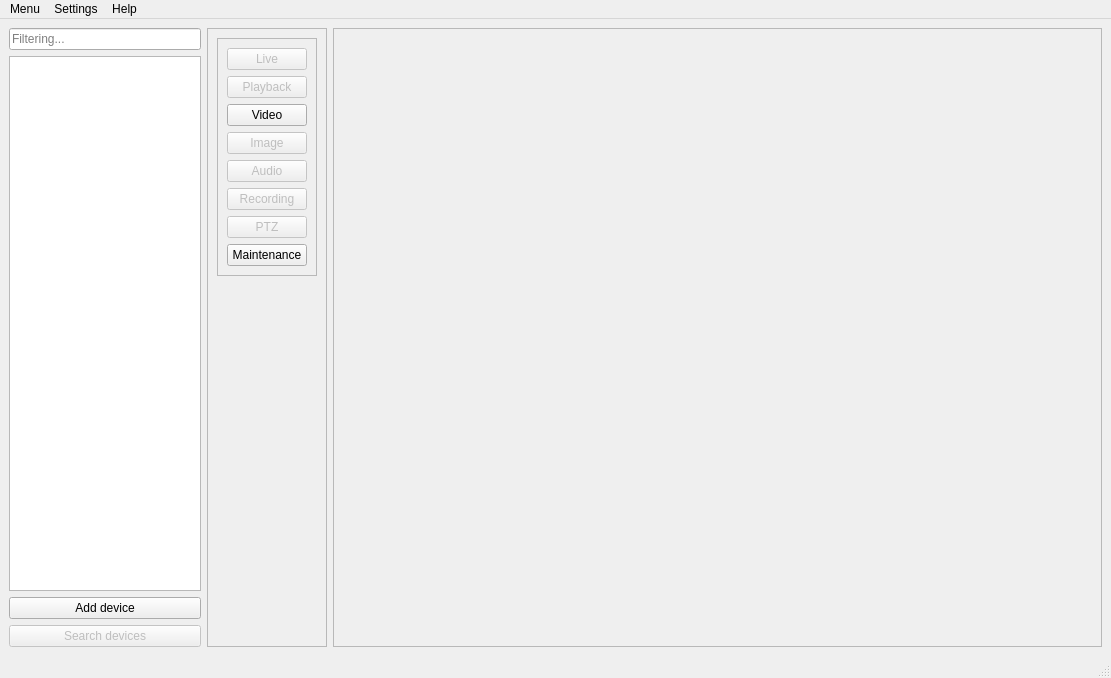
<?xml version="1.0" encoding="UTF-8"?>
<ui version="4.0">
 <class>MainWindow</class>
 <widget class="QMainWindow" name="MainWindow">
  <property name="geometry">
   <rect>
    <x>0</x>
    <y>0</y>
    <width>1111</width>
    <height>678</height>
   </rect>
  </property>
  <property name="windowTitle">
   <string>MainWindow</string>
  </property>
  <widget class="QWidget" name="centralwidget">
   <layout class="QHBoxLayout" name="horizontalLayout_2">
    <item>
     <layout class="QHBoxLayout" name="horizontalLayout" stretch="1,0,4">
      <item>
       <layout class="QVBoxLayout" name="verticalLayout" stretch="0,0,0,0">
        <property name="spacing">
         <number>6</number>
        </property>
        <item>
         <widget class="QLineEdit" name="leFilter">
          <property name="placeholderText">
           <string>Filtering...</string>
          </property>
         </widget>
        </item>
        <item>
         <widget class="QListWidget" name="listWidget"/>
        </item>
        <item>
         <widget class="QPushButton" name="btnAddDevice">
          <property name="text">
           <string>Add device</string>
          </property>
          <property name="default">
           <bool>false</bool>
          </property>
          <property name="flat">
           <bool>false</bool>
          </property>
         </widget>
        </item>
        <item>
         <widget class="QPushButton" name="pushButton">
          <property name="enabled">
           <bool>false</bool>
          </property>
          <property name="text">
           <string>Search devices</string>
          </property>
          <property name="checkable">
           <bool>false</bool>
          </property>
          <property name="checked">
           <bool>false</bool>
          </property>
          <property name="flat">
           <bool>false</bool>
          </property>
         </widget>
        </item>
       </layout>
      </item>
      <item>
       <widget class="QFrame" name="frameControlsHolder">
        <property name="enabled">
         <bool>true</bool>
        </property>
        <property name="frameShape">
         <enum>QFrame::StyledPanel</enum>
        </property>
        <property name="frameShadow">
         <enum>QFrame::Raised</enum>
        </property>
        <layout class="QVBoxLayout" name="verticalLayout_2" stretch="0,0">
         <item>
          <widget class="QFrame" name="frame">
           <property name="styleSheet">
            <string notr="true"/>
           </property>
           <property name="frameShape">
            <enum>QFrame::StyledPanel</enum>
           </property>
           <property name="frameShadow">
            <enum>QFrame::Raised</enum>
           </property>
           <layout class="QVBoxLayout" name="verticalLayout_3">
            <item>
             <widget class="QPushButton" name="btnLive">
              <property name="enabled">
               <bool>false</bool>
              </property>
              <property name="styleSheet">
               <string notr="true"/>
              </property>
              <property name="text">
               <string>Live</string>
              </property>
             </widget>
            </item>
            <item>
             <widget class="QPushButton" name="btnPlayback">
              <property name="enabled">
               <bool>false</bool>
              </property>
              <property name="text">
               <string>Playback</string>
              </property>
             </widget>
            </item>
            <item>
             <widget class="QPushButton" name="btnVideo">
              <property name="enabled">
               <bool>true</bool>
              </property>
              <property name="text">
               <string>Video</string>
              </property>
             </widget>
            </item>
            <item>
             <widget class="QPushButton" name="btnImage">
              <property name="enabled">
               <bool>false</bool>
              </property>
              <property name="text">
               <string>Image</string>
              </property>
             </widget>
            </item>
            <item>
             <widget class="QPushButton" name="btnAudio">
              <property name="enabled">
               <bool>false</bool>
              </property>
              <property name="text">
               <string>Audio</string>
              </property>
             </widget>
            </item>
            <item>
             <widget class="QPushButton" name="btnRecording">
              <property name="enabled">
               <bool>false</bool>
              </property>
              <property name="text">
               <string>Recording</string>
              </property>
             </widget>
            </item>
            <item>
             <widget class="QPushButton" name="btnPTZ">
              <property name="enabled">
               <bool>false</bool>
              </property>
              <property name="text">
               <string>PTZ</string>
              </property>
             </widget>
            </item>
            <item>
             <widget class="QPushButton" name="btnMaintenance">
              <property name="text">
               <string>Maintenance</string>
              </property>
             </widget>
            </item>
           </layout>
          </widget>
         </item>
         <item>
          <spacer name="verticalSpacer">
           <property name="orientation">
            <enum>Qt::Vertical</enum>
           </property>
           <property name="sizeHint" stdset="0">
            <size>
             <width>20</width>
             <height>40</height>
            </size>
           </property>
          </spacer>
         </item>
        </layout>
       </widget>
      </item>
      <item>
       <widget class="QFrame" name="frameWidgetsHolder">
        <property name="frameShape">
         <enum>QFrame::StyledPanel</enum>
        </property>
        <property name="frameShadow">
         <enum>QFrame::Raised</enum>
        </property>
       </widget>
      </item>
     </layout>
    </item>
   </layout>
  </widget>
  <widget class="QMenuBar" name="menubar">
   <property name="geometry">
    <rect>
     <x>0</x>
     <y>0</y>
     <width>1111</width>
     <height>21</height>
    </rect>
   </property>
   <widget class="QMenu" name="menuMenu">
    <property name="title">
     <string>Menu</string>
    </property>
    <addaction name="actionNot_implemented_2"/>
   </widget>
   <widget class="QMenu" name="menuSettings">
    <property name="title">
     <string>Settings</string>
    </property>
    <addaction name="actionNot_implemented"/>
   </widget>
   <widget class="QMenu" name="menuAbout">
    <property name="title">
     <string>Help</string>
    </property>
    <addaction name="actionNot_implemented_3"/>
   </widget>
   <addaction name="menuMenu"/>
   <addaction name="menuSettings"/>
   <addaction name="menuAbout"/>
  </widget>
  <widget class="QStatusBar" name="statusbar"/>
  <action name="actionNot_implemented">
   <property name="text">
    <string>Not implemented</string>
   </property>
  </action>
  <action name="actionNot_implemented_2">
   <property name="text">
    <string>Not implemented</string>
   </property>
  </action>
  <action name="actionNot_implemented_3">
   <property name="text">
    <string>Not implemented</string>
   </property>
  </action>
 </widget>
 <resources/>
 <connections/>
</ui>
